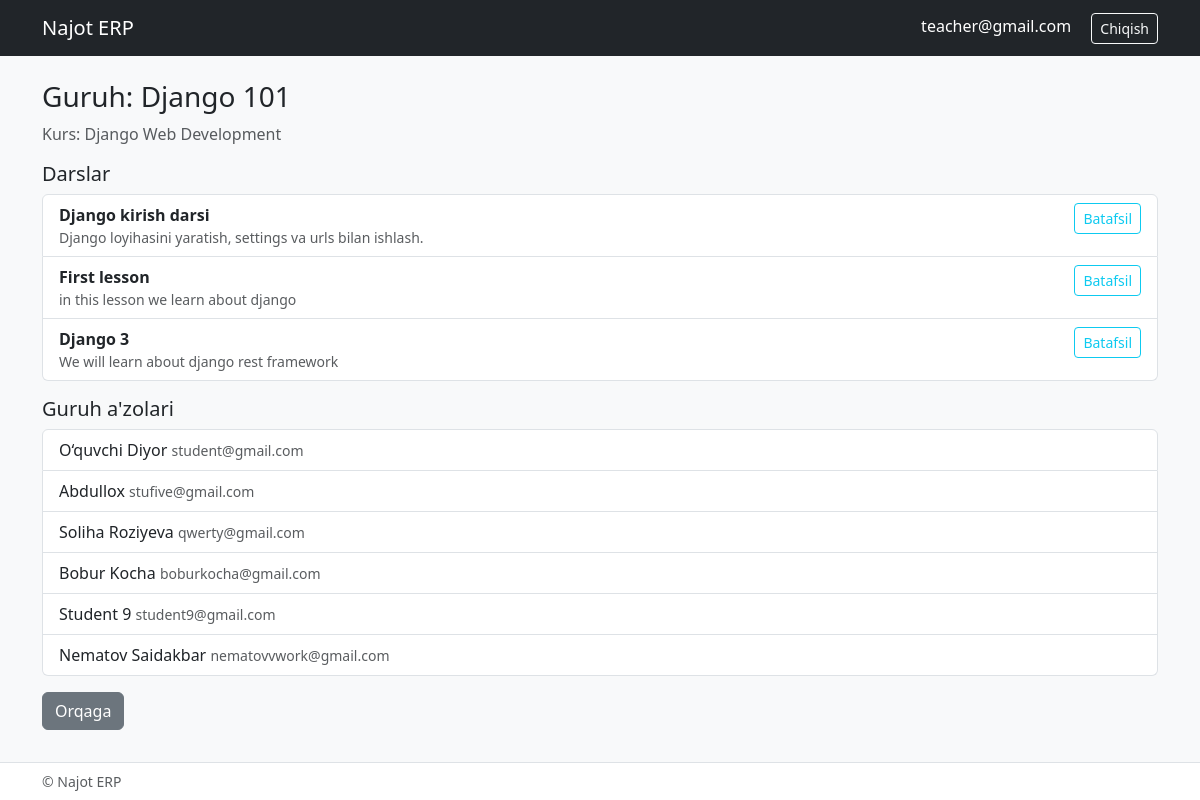
The page /student/group/1/ (signed in) on the database its author committed.
### configapp/models/auth_user.py (models this page shows, shortened)
class User(AbstractBaseUser, PermissionsMixin):
    phone_regex = RegexValidator(
        regex=r'^\+9989\d{8}$',
        message="Telefon raqam +9989XXXXXXXX formatida bo‘lishi kerak"
    )
    phone_number = models.CharField(validators=[phone_regex], max_length=13, null=True, blank=True)
    email = models.EmailField(unique=True, null=True, blank=True)
    is_staff = models.BooleanField(default=False)
    is_admin = models.BooleanField(default=False)
    is_active = models.BooleanField(default=True)
    is_student = models.BooleanField(default=False)
    is_teacher = models.BooleanField(default=False)
    groups = models.ManyToManyField('auth.Group', related_name="custom_user_groups", blank=True)
    user_permissions = models.ManyToManyField('auth.Permission', related_name="custom_user_permissions", blank=True)
    objects = CustomUserManager()
    USERNAME_FIELD = "email"
    REQUIRED_FIELDS = []

### configapp/models/model_group.py (models this page shows, shortened)
class GroupStudent(BaseModel):
    title = models.CharField(max_length=150)
    course = models.ForeignKey(Course, on_delete=models.RESTRICT, related_name='course_groups')
    teacher = models.ManyToManyField(Teacher, related_name='get_teacher', blank=True)
    table = models.ForeignKey(Table, on_delete=models.CASCADE)
    start_date = models.DateField()
    end_time = models.DateField()
    descriptions = models.CharField(max_length=500, blank=True, null=True)

### configapp/models/auth_teacher.py (models this page shows, shortened)
class Course(BaseModel):
    title = models.CharField(max_length=150)
    descriptions = models.TextField(blank=True, null=True)

### configapp/models/lesson_homework.py (models this page shows, shortened)
class Lesson(BaseModel):
    title = models.CharField(max_length=200)
    description = models.TextField(blank=True, null=True)
    group = models.ForeignKey(GroupStudent, on_delete=models.CASCADE, related_name='lessons')
    teacher = models.ForeignKey(Teacher, on_delete=models.CASCADE, related_name='lessons')
    homework = models.OneToOneField(Homework, on_delete=models.SET_NULL, blank=True, null=True, related_name='lesson')
    video_url = models.URLField(blank=True, null=True)
    file = models.FileField(upload_to='lessons/files/', blank=True, null=True)
    image = models.ImageField(upload_to='lessons/images/', blank=True, null=True)
    start_time = models.TimeField(blank=True, null=True)
    end_time = models.TimeField(blank=True, null=True)

### configapp/models/auth_student.py (models this page shows, shortened)
class Student(BaseModel):
    full_name = models.CharField(max_length=150)
    user = models.OneToOneField(User, on_delete=models.CASCADE)
    group = models.ManyToManyField(GroupStudent, related_name='get_group', blank=True)
    is_line = models.BooleanField(default=False)
    descriptions = models.TextField(blank=True, null=True)

### configapp/views.py (the view)
# urls.py: path('student/group/<int:pk>/', views.student_group_detail, name='student_group_detail'),
@login_required
def student_group_detail(request, pk):
    group = get_object_or_404(GroupStudent, id=pk)
    lessons = group.lessons.all() if hasattr(group, 'lessons') else []
    return render(request, 'student/group_detail.html', {
        'group': group,
        'lessons': lessons,
    })

### configapp/templates/student/group_detail.html (shortened to what this page needs)
{% extends 'base.html' %}
{% block content %}
<h3>Guruh: {{ group.title }}</h3>
<p class="text-muted">Kurs: {{ group.course.title }}</p>
<h5 class="mt-3">Darslar</h5>
{% if lessons %}
  <ul class="list-group mb-3">
    {% for l in lessons %}
      <li class="list-group-item d-flex justify-content-between">
        <div>
          <strong>{{ l.title }}</strong>
          <div class="small text-muted">{{ l.description|truncatechars:80 }}</div>
        </div>
        <div>
          <a href="{% url 'lesson_detail' l.id %}" class="btn btn-sm btn-outline-info">Batafsil</a>
        </div>
      </li>
    {% endfor %}
  </ul>
{% else %}
  <p class="text-muted">Guruhda darslar mavjud emas.</p>
{% endif %}
<h5>Guruh a'zolari</h5>
<ul class="list-group">
  {% for s in group.get_group.all %}
    <li class="list-group-item">{{ s.full_name }} <small class="text-muted">{{ s.user.email }}</small></li>
  {% empty %}
    <li class="list-group-item text-muted">A'zo yo'q</li>
  {% endfor %}
</ul>
<a href="{% url 'student_dashboard' %}" class="btn btn-secondary mt-3">Orqaga</a>
{% endblock %}

### configapp/templates/base.html (shortened to what this page needs)
<!DOCTYPE html>
<html lang="uz">
<head>
  <link href="https://cdn.jsdelivr.net/npm/bootstrap@5.3.0/dist/css/bootstrap.min.css" rel="stylesheet">
</head>
<body class="bg-light">
<nav class="navbar navbar-expand-lg navbar-dark bg-dark">
  <div class="container">
    <a class="navbar-brand" href="/">Najot ERP</a>
    <div class="ms-auto">
      {% if user.is_authenticated %}
        <span class="text-white me-3">{{ user.email|default:user.phone_number }}</span>
        <a href="{% url 'logout' %}" class="btn btn-outline-light btn-sm">Chiqish</a>
      {% else %}
        <a href="{% url 'login' %}" class="btn btn-outline-light btn-sm">Kirish</a>
      {% endif %}
    </div>
  </div>
</nav>
<div class="container mt-4">
  {% block content %}{% endblock %}
</div>
<footer class="bg-white border-top fixed-bottom">
  <div class="container py-2 text-muted small">
    © Najot ERP
  </div>
</footer>
</body>
</html>

### configapp/templates/base.html (style rules this page uses)
body { padding-bottom: 60px; }

### rows shown on the page
User: email "teacher@gmail.com"
GroupStudent: title "Django 101", course "Django Web Development"
Lesson: title "Django kirish darsi", description "Django loyihasini yaratish, settings va urls bilan ishlash."
Lesson: title "First lesson", description "in this lesson we learn about django"
Lesson: title "Django 3", description "We will learn about django rest framework"
Student: full_name "O‘quvchi Diyor", user.email "student@gmail.com"
Student: full_name "Abdullox", user.email "stufive@gmail.com"
Student: full_name "Soliha Roziyeva", user.email "qwerty@gmail.com"
Student: full_name "Bobur Kocha", user.email "boburkocha@gmail.com"
Student: full_name "Student 9", user.email "student9@gmail.com"
Student: full_name "Nematov Saidakbar", user.email "nematovvwork@gmail.com"
